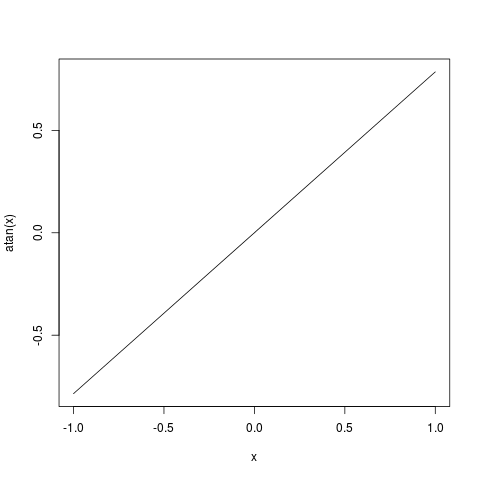

Here is the R script that generated this plot:
png(filename = "test4.png", width = 480, height = 480, units = "px")
x <- -1:1
plot(x,atan(x),type="l")
dev.off()


